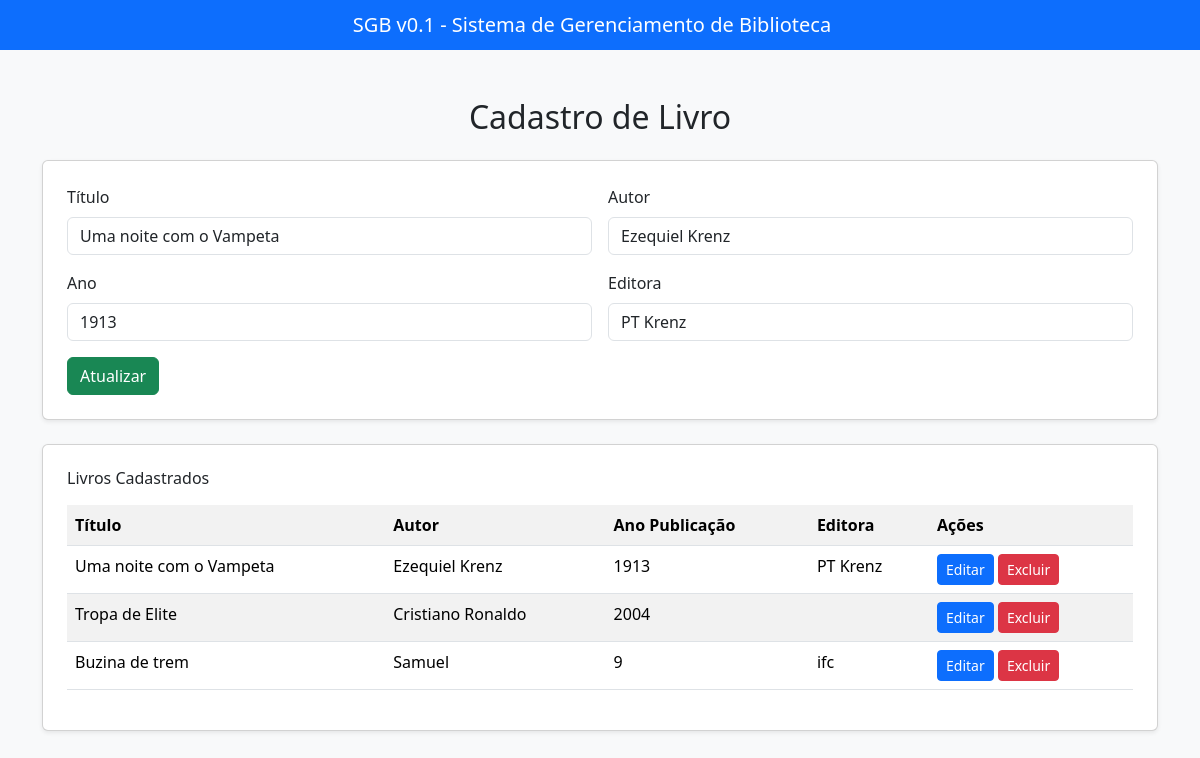
Page /livros/editar/1 on the committed database.
### sgb_livros/models.py (models this page shows)
class Livro(models.Model):
    titulo = models.CharField(max_length=200)
    autor = models.CharField(max_length=150)
    ano_publicacao = models.PositiveIntegerField()
    editora = models.CharField(max_length=100, blank=True, null=True)

### sgb_livros/views.py (the view, shortened to what this page needs)
# urls.py: path('editar/<int:livro_id>', views.edita_livro, name='edita_livro'),
def edita_livro(request, livro_id):
    livro = get_object_or_404(Livro, id=livro_id)
    livros = Livro.objects.all()
    return render(request, 'livros.html', {'livros': livros, 'livro_editar': livro})

### sgb_livros/templates/livros.html (shortened to what this page needs)
<!DOCTYPE html>
<html lang="pt-br">
<head>
    <link href="https://cdn.jsdelivr.net/npm/bootstrap@5.3.8/dist/css/bootstrap.min.css" rel="stylesheet"
>
</head>
<body class="bg-light">
    <header>
        <nav class="navbar navbar-expand-lg navbar-dark bg-primary">
            <div class="container-fluid justify-content-center">
                <span class="navbar-brand mb-0 h1">SGB v0.1 - Sistema de Gerenciamento de Biblioteca</span>
            </div>
        </nav>
    </header>
    <div class="container mt-5">
        <h2 class="mb-4 text-center">Cadastro de Livro</h2>
        <div class="card p-4 mb-4 shadow-sm">
            <form action="" method="POST">
                <div class="row g-3">
                    <div class="col-md-6">
                        <label class="form-label">Título</label>
                        <input type="text" name="titulo" class="form-control"
                            value="{{ livro_editar.titulo|default:'' }}" required>
                    </div>
                    <div class="col-md-6">
                        <label class="form-label">Autor</label>
                        <input type="text" name="autor" class="form-control" value="{{ livro_editar.autor|default:'' }}"
                            required>
                    </div>
                    <div class="col-md-6">
                        <label class="form-label">Ano</label>
                        <input type="text" name="ano_publicacao" class="form-control"
                            value="{{ livro_editar.ano_publicacao|default:'' }}" required>
                    </div>
                    <div class="col-md-6">
                        <label class="form-label">Editora</label>
                        <input type="text" name="editora" class="form-control"
                            value="{{ livro_editar.editora|default:'' }}">
                    </div>
                </div>
                <div class="mt-3">
                    <button type="submit" class="btn btn-success">
                        {% if livro_editar %} Atualizar {% else %} Cadastrar {% endif %}
                    </button>
                </div>
            </form>
        </div>
        <div class="card p-4 shadow-sm">
            <h6 class="mb-3">Livros Cadastrados</h6>
            <table class="table table-striped table-hover">
                <tr>
                    <th>Título</th>
                    <th>Autor</th>
                    <th>Ano Publicação</th>
                    <th>Editora</th>
                    <th>Ações</th>
                </tr>
                {% for livro in livros %}
                <tr>
                    <td>{{ livro.titulo }}</td>
                    <td>{{ livro.autor }}</td>
                    <td>{{ livro.ano_publicacao }}</td>
                    <td>{{ livro.editora }}</td>
                    <td>
                        <a href="{% url 'edita_livro' livro.id %}" class="btn btn-sm btn-primary">Editar</a>
                        <a href="{% url 'exclui_livro' livro.id %}" class="btn btn-sm btn-danger" onclick="return confirm('Deseja excluir este livro?')">Excluir</a>
                    </td>
                </tr>
                {% empty %}
                <tr>
                    <td colspan="5" class="text-center">Nenhum livro cadastrado</td>
                </tr>
                {% endfor %}
            </table>
        </div>
    </div>
</body>
</html>

### rows in the picture
Livro: titulo "Uma noite com o Vampeta", autor "Ezequiel Krenz", ano_publicacao "1913", editora "PT Krenz"
Livro: titulo "Tropa de Elite", autor "Cristiano Ronaldo", ano_publicacao "2004"
Livro: titulo "Buzina de trem", autor "Samuel", ano_publicacao "9", editora "ifc"
